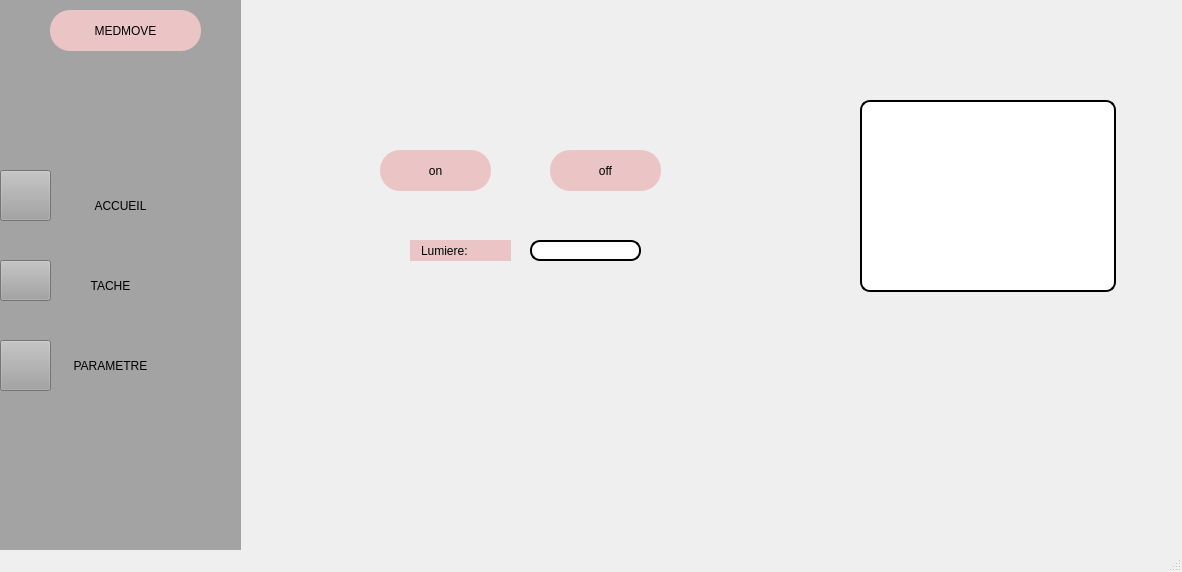
<?xml version="1.0" encoding="UTF-8"?>
<ui version="4.0">
 <class>MainWindow</class>
 <widget class="QMainWindow" name="MainWindow">
  <property name="geometry">
   <rect>
    <x>0</x>
    <y>0</y>
    <width>1182</width>
    <height>572</height>
   </rect>
  </property>
  <property name="windowTitle">
   <string>MainWindow</string>
  </property>
  <property name="styleSheet">
   <string notr="true"/>
  </property>
  <widget class="QWidget" name="centralwidget">
   <widget class="QWidget" name="widget" native="true">
    <property name="geometry">
     <rect>
      <x>790</x>
      <y>480</y>
      <width>1231</width>
      <height>731</height>
     </rect>
    </property>
    <property name="styleSheet">
     <string notr="true">background-image: url(:/homeee.png);</string>
    </property>
   </widget>
   <widget class="QWidget" name="widget_3" native="true">
    <property name="geometry">
     <rect>
      <x>-10</x>
      <y>0</y>
      <width>251</width>
      <height>871</height>
     </rect>
    </property>
    <property name="styleSheet">
     <string notr="true">background-color: rgb(163, 163, 163);</string>
    </property>
    <widget class="QPushButton" name="pushButton_3">
     <property name="geometry">
      <rect>
       <x>10</x>
       <y>170</y>
       <width>51</width>
       <height>51</height>
      </rect>
     </property>
     <property name="styleSheet">
      <string notr="true">background-image: url(:/Bureau/image/home (1).svg);</string>
     </property>
     <property name="text">
      <string/>
     </property>
    </widget>
    <widget class="QPushButton" name="pushButton_16">
     <property name="geometry">
      <rect>
       <x>80</x>
       <y>170</y>
       <width>101</width>
       <height>71</height>
      </rect>
     </property>
     <property name="styleSheet">
      <string notr="true">border-radius: 30px;

color: black;
padding: 0 8px;
background-color: rgb(163, 163, 163);
font: bold, &quot;Comic Sans MS&quot;;;
text-align:center;</string>
     </property>
     <property name="text">
      <string>ACCUEIL</string>
     </property>
    </widget>
    <widget class="QPushButton" name="pushButton_17">
     <property name="geometry">
      <rect>
       <x>10</x>
       <y>260</y>
       <width>51</width>
       <height>41</height>
      </rect>
     </property>
     <property name="styleSheet">
      <string notr="true">background-image: url(:/Bureau/image/align-justify.svg);</string>
     </property>
     <property name="text">
      <string/>
     </property>
    </widget>
    <widget class="QPushButton" name="pushButton_18">
     <property name="geometry">
      <rect>
       <x>70</x>
       <y>250</y>
       <width>101</width>
       <height>71</height>
      </rect>
     </property>
     <property name="styleSheet">
      <string notr="true">border-radius: 30px;

color: black;
padding: 0 8px;
background-color: rgb(163, 163, 163);
font: bold, &quot;Comic Sans MS&quot;;;
text-align:center;</string>
     </property>
     <property name="text">
      <string>TACHE</string>
     </property>
    </widget>
    <widget class="QPushButton" name="pushButton_19">
     <property name="geometry">
      <rect>
       <x>70</x>
       <y>330</y>
       <width>101</width>
       <height>71</height>
      </rect>
     </property>
     <property name="styleSheet">
      <string notr="true">border-radius: 30px;

color: black;
padding: 0 8px;
background-color: rgb(163, 163, 163);
font: bold, &quot;Comic Sans MS&quot;;;
text-align:center;</string>
     </property>
     <property name="text">
      <string>PARAMETRE</string>
     </property>
    </widget>
    <widget class="QPushButton" name="pushButton_20">
     <property name="geometry">
      <rect>
       <x>10</x>
       <y>340</y>
       <width>51</width>
       <height>51</height>
      </rect>
     </property>
     <property name="styleSheet">
      <string notr="true">background-image: url(:/Bureau/image/settings.svg);</string>
     </property>
     <property name="text">
      <string/>
     </property>
    </widget>
    <widget class="QPushButton" name="pushButton_21">
     <property name="geometry">
      <rect>
       <x>60</x>
       <y>10</y>
       <width>151</width>
       <height>41</height>
      </rect>
     </property>
     <property name="styleSheet">
      <string notr="true">font: 75 8pt &quot;MS Shell Dlg 2&quot;;
border-radius: 20px;
color: black;
padding: 0 8px;
background: #ebc5c5;
font: bold, &quot;Comic Sans MS&quot;;;
text-align:center;</string>
     </property>
     <property name="text">
      <string>MEDMOVE</string>
     </property>
    </widget>
    <widget class="QLabel" name="label">
     <property name="geometry">
      <rect>
       <x>110</x>
       <y>100</y>
       <width>111</width>
       <height>61</height>
      </rect>
     </property>
     <property name="text">
      <string/>
     </property>
    </widget>
    <widget class="QPushButton" name="pushButton_24">
     <property name="geometry">
      <rect>
       <x>80</x>
       <y>20</y>
       <width>20</width>
       <height>20</height>
      </rect>
     </property>
     <property name="styleSheet">
      <string notr="true">font: 75 8pt &quot;MS Shell Dlg 2&quot;;
border-radius: 20px;
color: black;
padding: 0 8px;
background: #ebc5c5;
font: bold, &quot;Comic Sans MS&quot;;;
text-align:center;</string>
     </property>
     <property name="text">
      <string/>
     </property>
    </widget>
   </widget>
   <widget class="QWidget" name="widget_2" native="true">
    <property name="geometry">
     <rect>
      <x>240</x>
      <y>0</y>
      <width>941</width>
      <height>551</height>
     </rect>
    </property>
    <property name="styleSheet">
     <string notr="true">background-image: url(:/Bureau/image/homeee.png);</string>
    </property>
    <widget class="QPushButton" name="pushButton_22">
     <property name="geometry">
      <rect>
       <x>140</x>
       <y>150</y>
       <width>111</width>
       <height>41</height>
      </rect>
     </property>
     <property name="styleSheet">
      <string notr="true">font: 75 8pt &quot;MS Shell Dlg 2&quot;;
border-radius: 20px;
color: black;
padding: 0 8px;
background: #ebc5c5;
font: bold, &quot;Comic Sans MS&quot;;;
text-align:center;</string>
     </property>
     <property name="text">
      <string>on</string>
     </property>
    </widget>
    <widget class="QPushButton" name="pushButton_23">
     <property name="geometry">
      <rect>
       <x>310</x>
       <y>150</y>
       <width>111</width>
       <height>41</height>
      </rect>
     </property>
     <property name="styleSheet">
      <string notr="true">font: 75 8pt &quot;MS Shell Dlg 2&quot;;
border-radius: 20px;
color: black;
padding: 0 8px;
background: #ebc5c5;
font: bold, &quot;Comic Sans MS&quot;;;
text-align:center;</string>
     </property>
     <property name="text">
      <string>off</string>
     </property>
    </widget>
    <widget class="QLabel" name="lum">
     <property name="geometry">
      <rect>
       <x>290</x>
       <y>240</y>
       <width>111</width>
       <height>21</height>
      </rect>
     </property>
     <property name="styleSheet">
      <string notr="true">border: 2px solid black;
font: 75 8pt &quot;MS Shell Dlg 2&quot;;
border-radius: 10px;
padding: 0 8px;
background: white;
font: bold, &quot;Comic Sans MS&quot;;;
text-align:center;</string>
     </property>
     <property name="text">
      <string/>
     </property>
    </widget>
    <widget class="QLabel" name="label_4">
     <property name="geometry">
      <rect>
       <x>170</x>
       <y>240</y>
       <width>101</width>
       <height>21</height>
      </rect>
     </property>
     <property name="styleSheet">
      <string notr="true">font: 75 8pt &quot;MS Shell Dlg 2&quot;;
border-radius: 20px;
color: black;
padding: 0 8px;
background: #ebc5c5;
font: bold, &quot;Comic Sans MS&quot;;;
text-align:center;</string>
     </property>
     <property name="text">
      <string>Lumiere:</string>
     </property>
    </widget>
    <widget class="QTableView" name="tableView">
     <property name="geometry">
      <rect>
       <x>620</x>
       <y>100</y>
       <width>256</width>
       <height>192</height>
      </rect>
     </property>
     <property name="styleSheet">
      <string notr="true">border: 2px solid black;
font: 75 8pt &quot;MS Shell Dlg 2&quot;;
border-radius: 10px;
padding: 0 8px;
background: white;
font: bold, &quot;Comic Sans MS&quot;;;
text-align:center;</string>
     </property>
    </widget>
   </widget>
  </widget>
  <widget class="QMenuBar" name="menubar">
   <property name="geometry">
    <rect>
     <x>0</x>
     <y>0</y>
     <width>1182</width>
     <height>22</height>
    </rect>
   </property>
  </widget>
  <widget class="QStatusBar" name="statusbar"/>
 </widget>
 <resources/>
 <connections/>
</ui>
